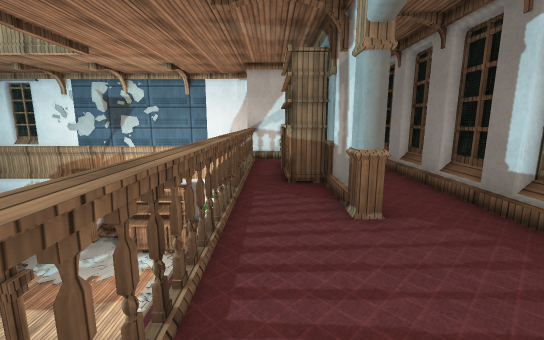
View 1 (above)

21 first-person views from a walk through a Unity game level. The camera is 1.5 m above the floor, tilts 10° down and sees 90° across. The floor is counted in squares, 1 m on a side. Each view is taken from the middle of a square. On the plan, view 1 faces up. The plan holds only what a view shows up to about 14 squares ahead; the rest is blank. The place goes on beyond the plan. The player character is not drawn. Door leaves are left out, so doorways stand open. Some surface patterns are stand-ins.

View 2
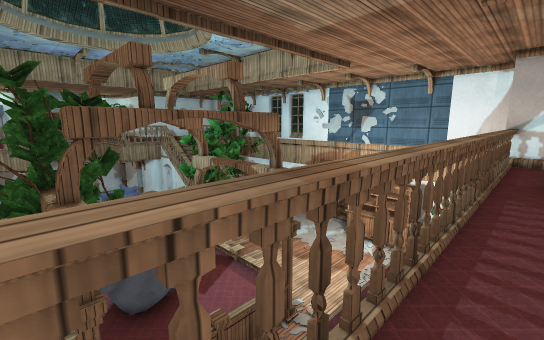

View 3
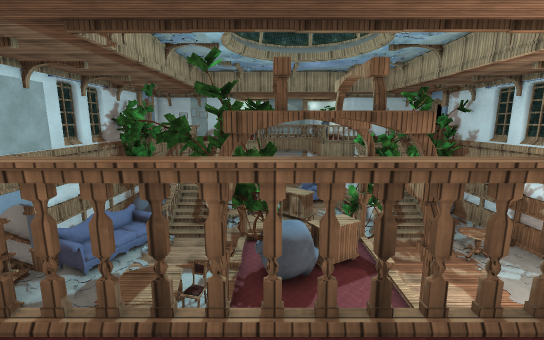

View 4
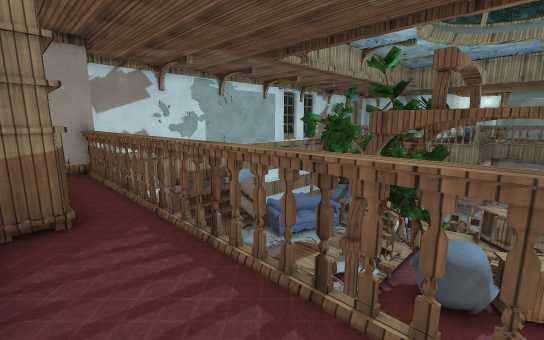

View 5
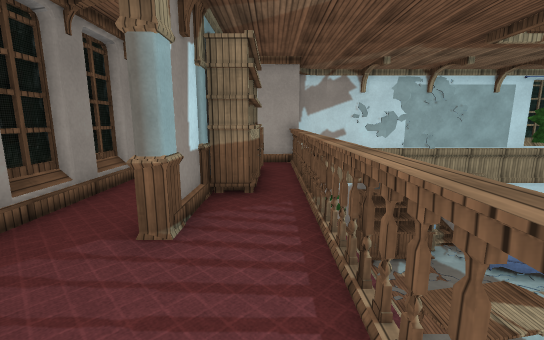

View 6
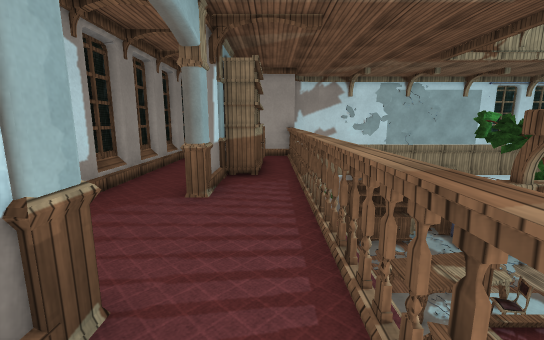

View 7
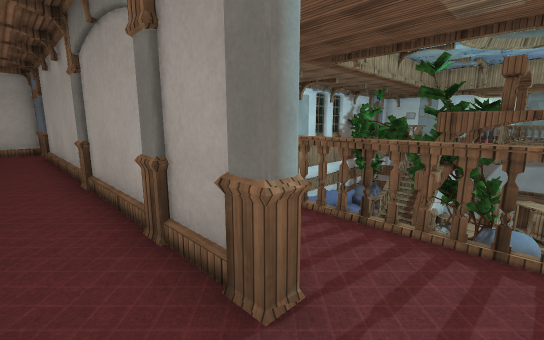

View 8
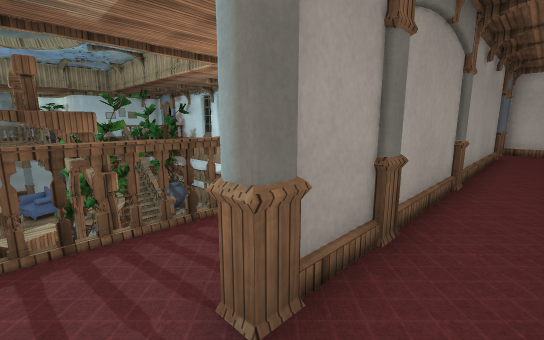

View 9
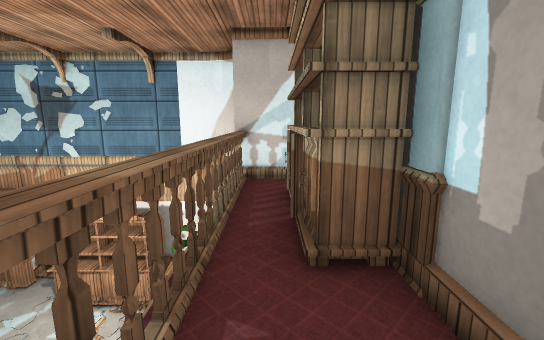

View 10
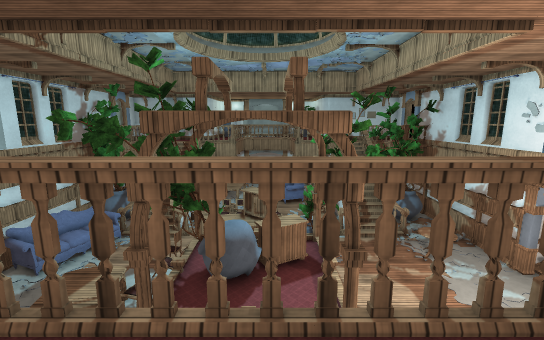

View 11
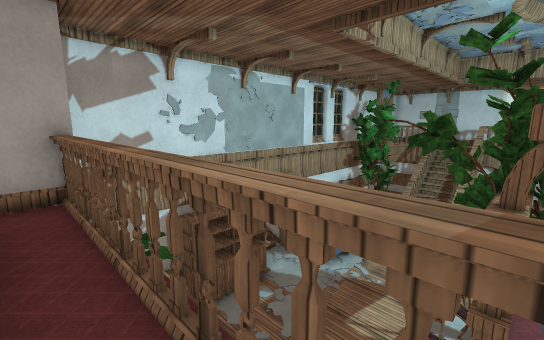

View 12
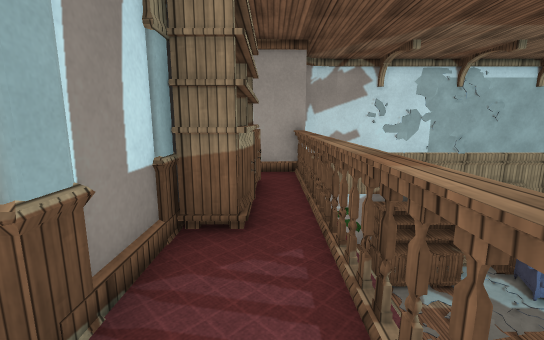

View 13
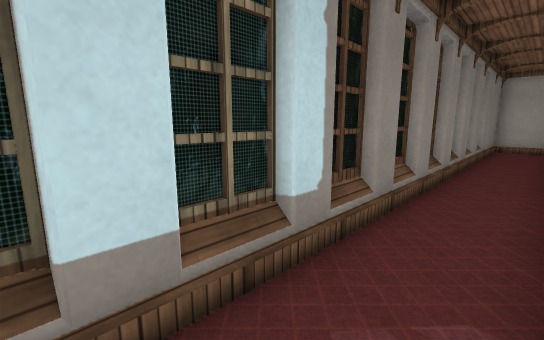

View 14
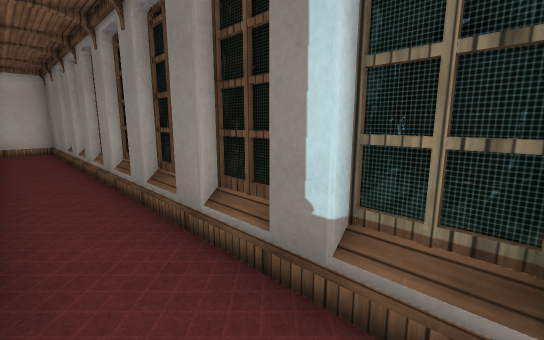

View 15
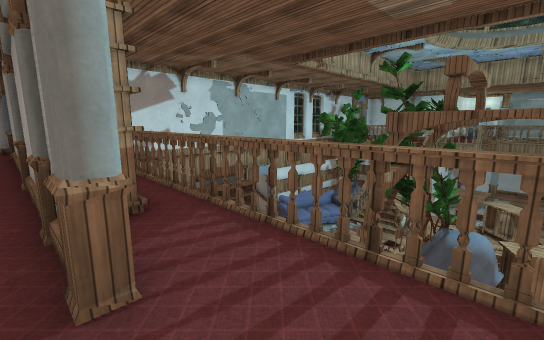

View 16
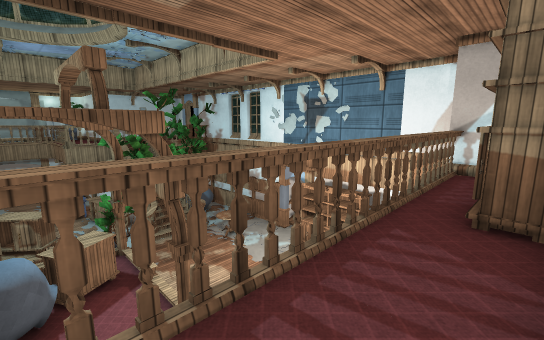

View 17
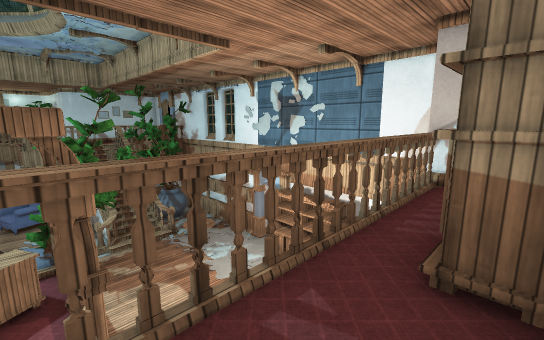

View 18
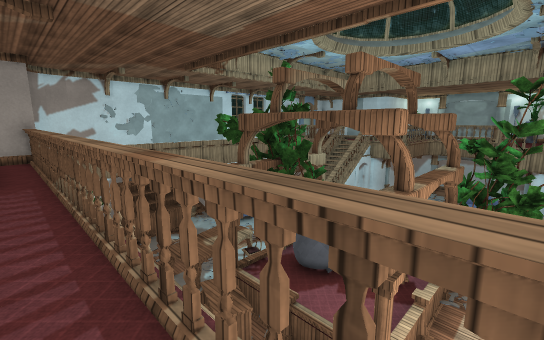

View 19
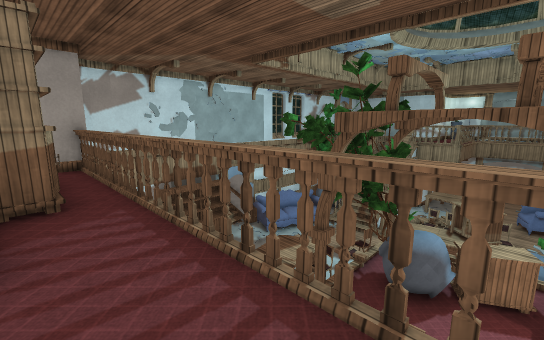

View 20
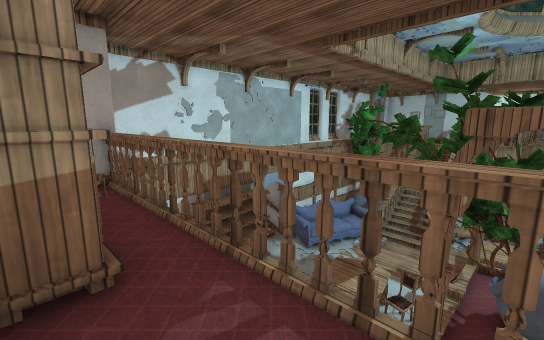

View 21
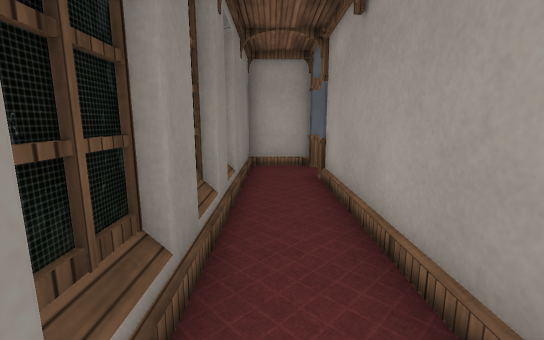

### Floor plan
Key: @ floor where view 1 was taken; # wall or solid block; . main floor; : floor 4.75 m higher than the main floor; / step, stairs or slope; = window, fence, low wall or low ledge; ^ raised ledge; B barrier; T table; C column; R drawers; U cupboard; H chair; S sofa; O other object.
Columns run from 17 left of view 1 to 4 right of it. Each row starts with its distance up from view 1.
 14      O#O     ##   =::#
 13           OOOOOO  =::#
 12            O. OOB =::#
 11      TT    O.   B##::#
 10      .T./....   BOO::#
  9      ........O   OO::#
  8    //.........   OO::#
  7    #/.........  .:O::#
  6       ........  .:#::#
  5      #CC^C^OC.  .:##:#
  4      #ORR^^^O   .::::#
  3     UTO RR^^C   .::::#
  2    UUTO ##^^CU  .::::#
  1   OUUT  ##^^UU  .::::#
  0 O O TTC^HC#^CU  .@##:#
 -1 OOO T.HHHCH      :##:#
 -2   O /.H..HHTT    OO::#
 -3   ///....TTTTT   OO::#
 -4     /...O.TT..   OO::#
 -5      ///.../..   OO::#
 -6      SSS  ./..  B##::#
 -7      SSSS ./..OO  #::#
 -8       SS  OOOOOO  =::#
 -9      O##/ ####    =::#
-10        #/         #::#
-11                   #::#
-12                   ##:#

Positions as (right, up) in squares from view 1, and headings:
1: (0, 0), facing up
2: (0, -1), facing up-left
3: (1, 1), facing left
4: (1, 3), facing down-left
5: (0, 4), facing down
6: (0, 6), facing down
7: (3, 2), facing down-left
8: (3, 3), facing up-left
9: (0, 4), facing up
10: (1, 3), facing left
11: (0, 0), facing down-left
12: (0, 2), facing down
13: (2, 3), facing down-right
14: (2, 3), facing up-right
15: (2, 3), facing down-left
16: (1, 2), facing up-left
17: (1, 4), facing up-left
18: (0, 7), facing down-left
19: (1, 4), facing down-left
20: (1, 1), facing down-left
21: (3, -5), facing down
